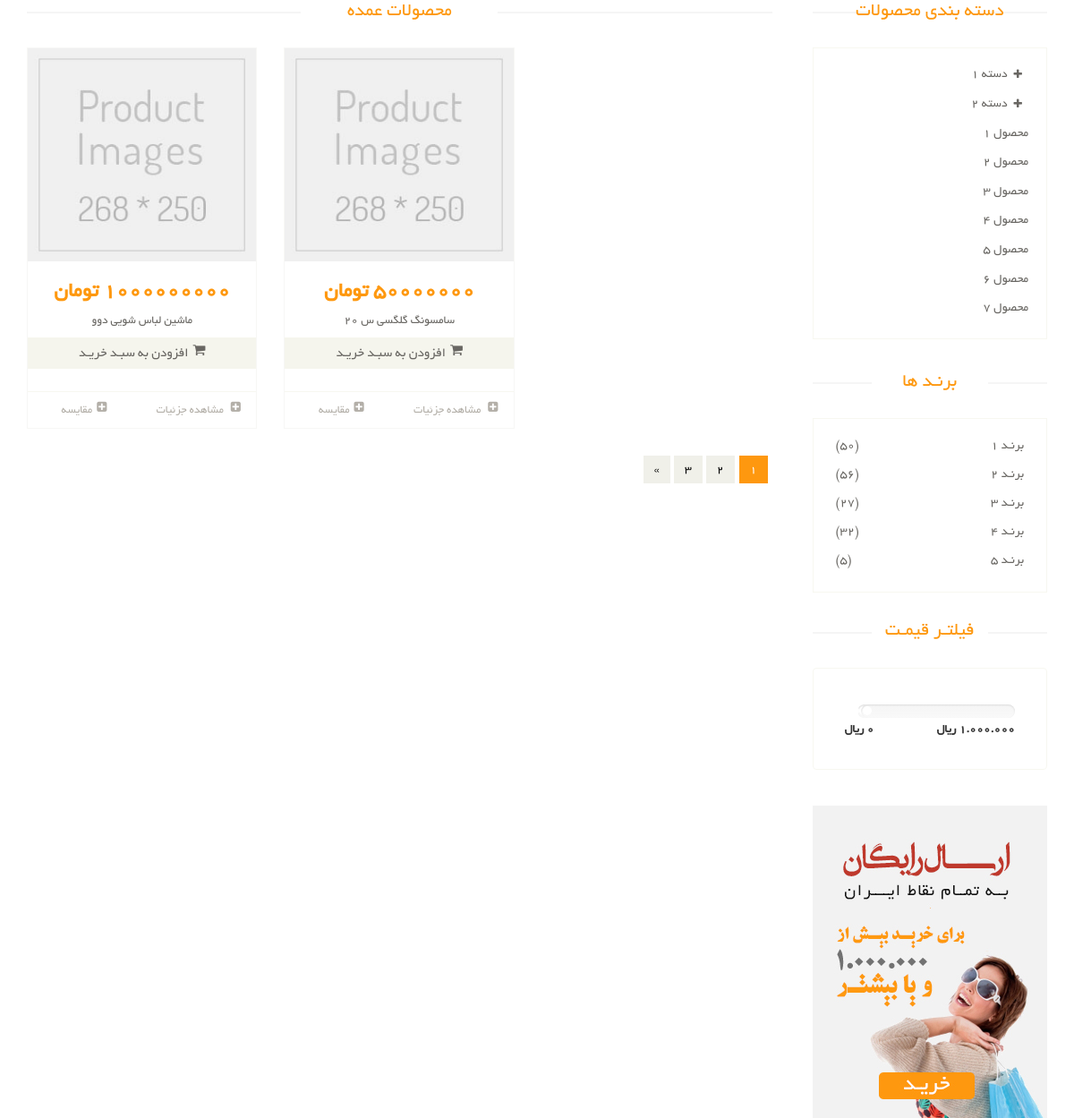
/prodoucts/, run on the app's committed database.
### product/models.py (models this page shows, shortened)
class Product(models.Model):
    title = models.CharField(max_length=100, verbose_name='عنوان محصول')
    category = models.ManyToManyField(
        ProductCategory,
        related_name='product_categories',
        verbose_name='دسته بندی ها')
    brand = models.ForeignKey(ProductBrand, on_delete=models.CASCADE, verbose_name='برند', null=True, blank=True)
    price = models.IntegerField(verbose_name='قیمت')
    short_description = models.TextField(
        null=True, db_index=True, verbose_name='توضیح کوتاه')
    description = models.TextField(
        null=True,  db_index=True, verbose_name='توضیح اصلی')
    is_active = models.BooleanField(
        default=False, verbose_name='فعال / غیر فعال')
    slug = models.SlugField(default='', null=False, db_index=True, blank=True,
                            max_length=255, unique=True, verbose_name='عنوان در url')
    is_delete = models.BooleanField(verbose_name='حذف شده / نشده')
    class Meta:
        verbose_name = ' محصول'
        verbose_name_plural = '  محصول ها'

### product/views.py (the view)
# urls.py: path('', views.product_list, name='product-list'),
def product_list(request):
    products = Product.objects.all().order_by('-price')[:5]
    return render(request, 'product/product_list.html', {
        'products': products,
    })

### product/templates/product/product_list.html (shortened to what this page needs)
{% extends 'shared/_layout.html' %}
{% block content %}
<section>
    <div class="container">
        <div class="row">
            <div class="col-sm-9 padding-right">
                <div class="features_items">
                    <h2 class="title text-center">محصولات عمده</h2>
                    {% for product in products  %}
                        {% include 'includes/product_item_partiales.html' with product=product%}
                    {% endfor %}
                    <ul class="pagination">
                        <li class="active"><a href="">1</a></li>
                        <li><a href="">2</a></li>
                        <li><a href="">3</a></li>
                        <li><a href="">»</a></li>
                    </ul>
                </div>
            </div>
            <div class="col-sm-3">
                <div class="left-sidebar">
                    <h2>دسته بندی محصولات</h2>
                    <div class="panel-group category-products" id="accordian">
                        <div class="panel panel-default">
                            <div class="panel-heading">
                                <h4 class="panel-title">
                                    <a data-toggle="collapse" data-parent="#accordian" href="#sportswear">
                                        <span class="badge pull-right"><i class="fa fa-plus"></i></span>
                                        دسته 1
                                    </a>
                                </h4>
                            </div>
                        </div>
                        <div class="panel panel-default">
                            <div class="panel-heading">
                                <h4 class="panel-title">
                                    <a data-toggle="collapse" data-parent="#accordian" href="#mens">
                                        <span class="badge pull-right"><i class="fa fa-plus"></i></span>
                                        دسته 2
                                    </a>
                                </h4>
                            </div>
                        </div>
                        <div class="panel panel-default">
                            <div class="panel-heading">
                                <h4 class="panel-title"><a href="#">محصول 1</a></h4>
                            </div>
                        </div>
                        <div class="panel panel-default">
                            <div class="panel-heading">
                                <h4 class="panel-title"><a href="#">محصول 2</a></h4>
                            </div>
                        </div>
                        <div class="panel panel-default">
                            <div class="panel-heading">
                                <h4 class="panel-title"><a href="#">محصول 3</a></h4>
                            </div>
                        </div>
                        <div class="panel panel-default">
                            <div class="panel-heading">
                                <h4 class="panel-title"><a href="#">محصول 4</a></h4>
                            </div>
                        </div>
                        <div class="panel panel-default">
                            <div class="panel-heading">
                                <h4 class="panel-title"><a href="#">محصول 5</a></h4>
                            </div>
                        </div>
                        <div class="panel panel-default">
                            <div class="panel-heading">
                                <h4 class="panel-title"><a href="#">محصول 6</a></h4>
                            </div>
                        </div>
                        <div class="panel panel-default">
                            <div class="panel-heading">
                                <h4 class="panel-title"><a href="#">محصول 7</a></h4>
                            </div>
                        </div>
                    </div>
                    <div class="brands_products">
                        <h2>برنـد ها</h2>
                        <div class="brands-name">
                            <ul class="nav nav-pills nav-stacked">
                                <li><a href=""> <span class="pull-left">(50)</span>برنـد 1</a></li>
                                <li><a href=""> <span class="pull-left">(56)</span>برنـد 2</a></li>
                                <li><a href=""> <span class="pull-left">(27)</span>برنـد 3</a></li>
                                <li><a href=""> <span class="pull-left">(32)</span>برنـد 4</a></li>
                                <li><a href=""> <span class="pull-left">(5)</span>برنـد 5</a></li>
                            </ul>
                        </div>
                    </div>
                    <div class="price-range">
                        <h2>فیلتـر قیمـت</h2>
                        <div class="well">
                             <div class="slider slider-horizontal" style="width: 176px;"></div><br>
                             <b>1.000.000 ريال</b> <b class="pull-left">0 ريال</b>
                        </div>
                    </div>
                    <div class="shipping text-center">
                        <img src="images/home/shipping.jpg" alt="">
                    </div>
                </div>
            </div>
        </div>
    </div>
</section>
{% endblock  %}

### product/templates/includes/product_item_partiales.html (shortened to what this page needs)
<div class="col-sm-4">
    <div class="product-image-wrapper">
        <div class="single-products">
            <div class="productinfo text-center">
                <img src="images/shop/product.jpg" alt="">
                <h2>{{product.price }} تومان</h2>
                <p>{{product.title }}</p>
                <a href="#" class="btn btn-default add-to-cart"><i class="fa fa-shopping-cart"></i>افزودن به سبـد خریـد</a>
            </div>
            <div class="product-overlay">
                <div class="overlay-content">
                </div>
            </div>
        </div>
        <div class="choose">
            <ul class="nav nav-pills nav-justified">
                <li><a href="{% url 'product-detail' slug=product.slug %}"><i class="fa fa-plus-square"></i> مشاهده جزئیات</a></li>
                <li><a href=""><i class="fa fa-plus-square"></i>مقایسه</a></li>
            </ul>
        </div>
    </div>
    </div>

### static/css/price-range.css (style rules this page uses)
.slider { display: inline-block; vertical-align: middle; position: relative; }
.slider.slider-horizontal { width: 210px; height: 20px; }

### data on the page
Product: price "1000000000", title "ماشین لباس شویی دوو"
Product: price "50000000", title "سامسونگ گلگسی س ۲۰"
